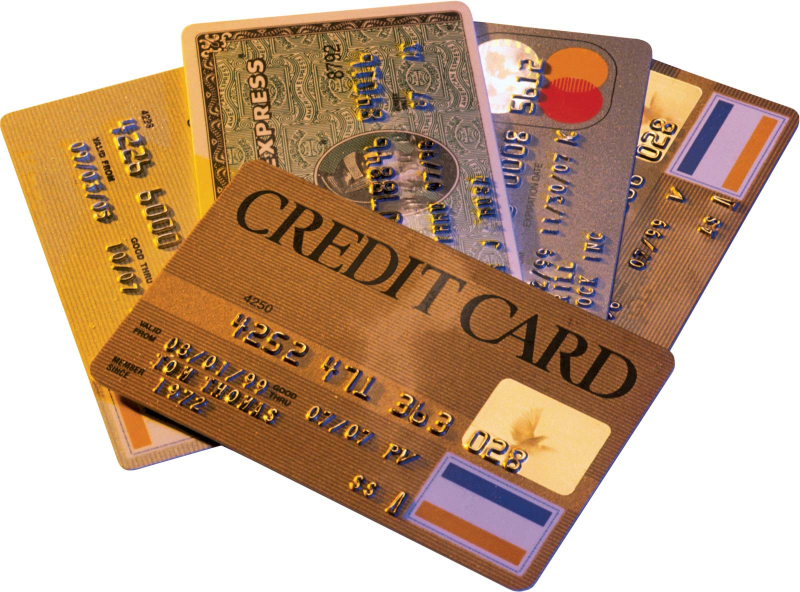
#> input picture Resources/Credit_cards.jpg, 1600 x 1183 px, given in place of the camera (shown at 1/2 size)
$ python project1.py
#> lines starting #> are read from the running program, lines starting #| are printed output that depends on the picture; after the words box and inside, x2 and y2 are one past the last pixel; in counts of white or black regions, pixels touching at a corner belong together
#> further down, img is the input picture: shape (1183, 1600, 3); mean B, G, R 137.3, 162.3, 192.2
############ Virtual Paint ###################

import cv2
import numpy as np

frameWidth = 1980
frameHeight = 1080
cap = cv2.VideoCapture(0)
cap.set(3,640)
cap.set(4,480)
cap.set(10,150)


myColors = [[114,48,91,142,255,255], # purple
            [106,78,156,130,255,255], # blue
            [16,149,141,179,255,255], # yellow
            [0,132,126,9,255,255]] # red


myColorValues = [[102,0,0],
                 [204,0,0],
                 [0,255,255],
                 [0,0,255]]


myPoints = []    # [x, y, colorId]


def findColor(img,myColors,myColorValues):
    imgHSV = cv2.cvtColor(img, cv2.COLOR_BGR2HSV)
#> imgHSV: shape (1183, 1600, 3); mean H, S, V 21.5, 94.6, 193.9
    count = 0
    newPoints = []
    for color in myColors:
        lower = np.array(color[0:3])
        upper = np.array(color[3:6])
        mask = cv2.inRange(imgHSV, lower, upper)
        x,y = getContours(mask)
        cv2.circle(imgResult,(x,y),10,myColorValues[count],cv2.FILLED)
        if x!=0 and y!=0:
            newPoints.append([x,y,count])
        count +=1
#> this loop made 4 passes
#> (x, y) on passes 1 to 4: (1410, 202), (0, 0), (217, 82), (1141, 156)
#> pass 1, in findColor, `mask = cv2.inRange(imgHSV, lower, upper)`:
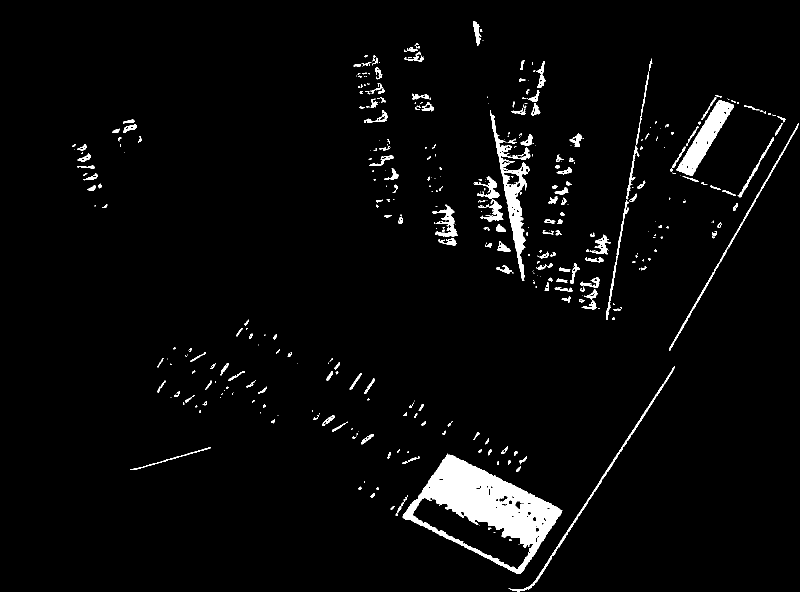
#> mask: shape (1183, 1600) (shown at 1/2 size); 3.4% white; 426 white regions (223 under 20 px), largest, box (x1, y1, x2, y2) and area: (805, 907, 1125, 1148) 27152, (980, 220, 1061, 562) 5755, (1353, 200, 1467, 352) 5321
#> pass 2, in findColor, `mask = cv2.inRange(imgHSV, lower, upper)`:
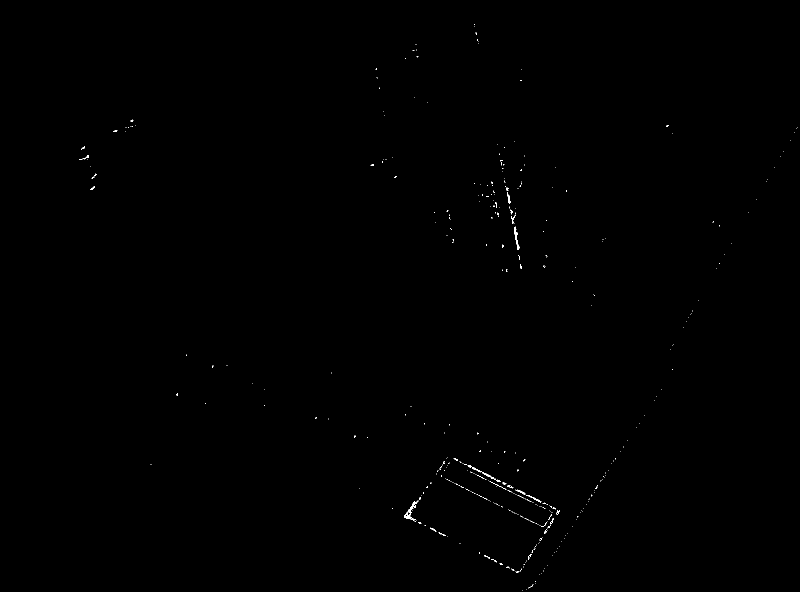
#> mask: shape (1183, 1600) (shown at 1/2 size); 0.14% white in thin lines or dots, all inside (x1, y1, x2, y2) = (159, 48, 1595, 1182)
#> pass 3, in findColor, `mask = cv2.inRange(imgHSV, lower, upper)`:
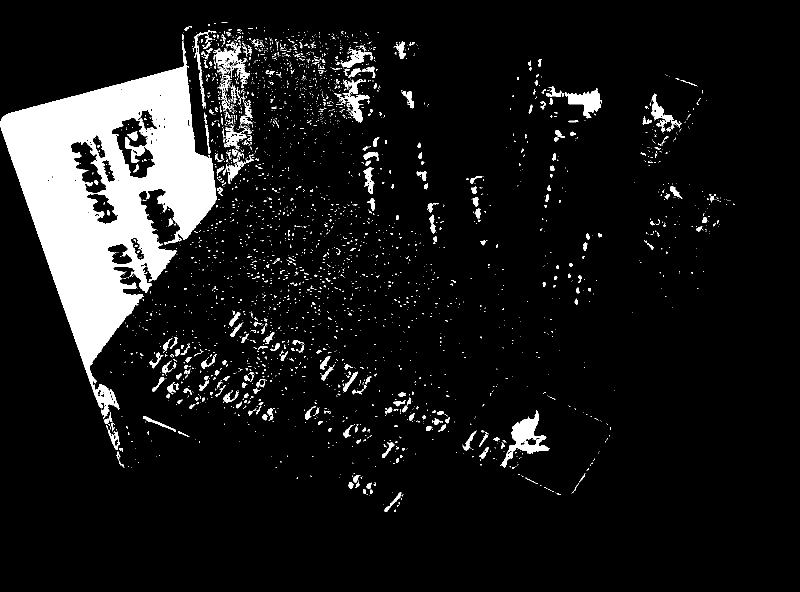
#> mask: shape (1183, 1600) (shown at 1/2 size); 9.2% white; 3108 white regions (2793 under 20 px), largest, box (x1, y1, x2, y2) and area: (1, 82, 433, 838) 128591, (1003, 820, 1099, 935) 3418, (1136, 177, 1202, 237) 2020
#> after the loop:
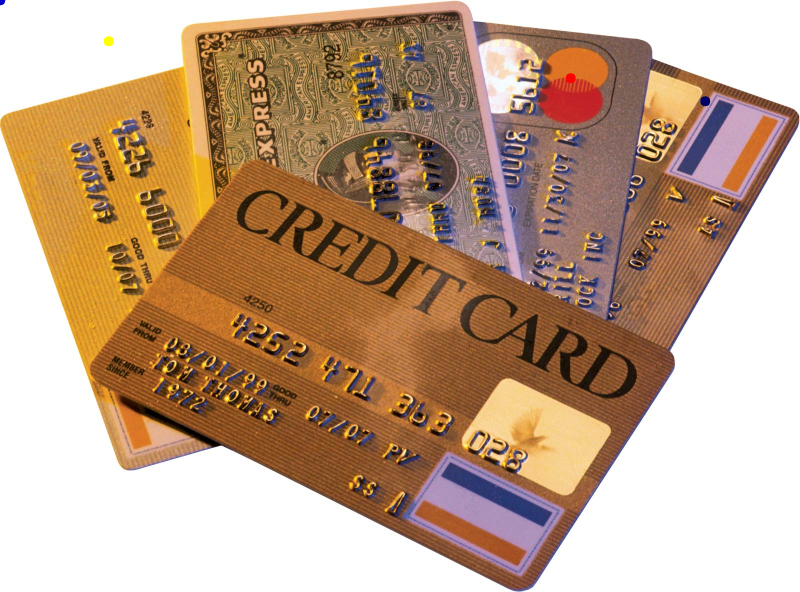
#> imgResult: shape (1183, 1600, 3) (shown at 1/2 size); 0.05% of pixels changed, all inside (x1, y1, x2, y2) = (0, 0, 1421, 213)
#> after the loop:
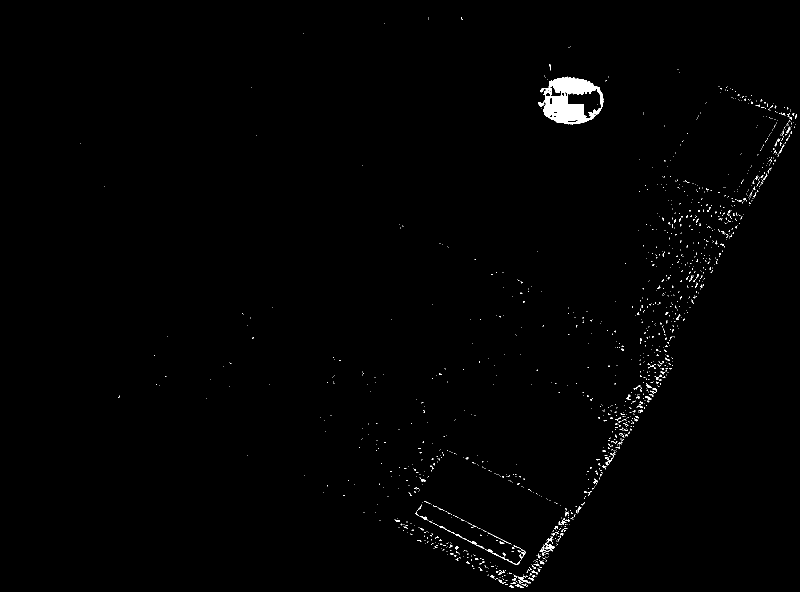
#> mask: shape (1183, 1600) (shown at 1/2 size); 0.77% white; 1403 white regions (1332 under 20 px), largest, box (x1, y1, x2, y2) and area: (1076, 153, 1207, 249) 6653, (1084, 1073, 1109, 1103) 212, (878, 1052, 969, 1098) 200
#> after the loop, count = 4; newPoints = [[1410, 202, 0], [217, 82, 2], [1141, 156, 3]]
        #cv2.imshow(str(color[0]),mask)
    return newPoints


def getContours(img):
    contours, hierarchy = cv2.findContours(img,
                                           cv2.RETR_EXTERNAL,
                                           cv2.CHAIN_APPROX_NONE)
    x,y,w,h = 0,0,0,0
    for cnt in contours:
        area = cv2.contourArea(cnt)
        if area>500:
            #cv2.drawContours(imgResult,cnt,-1,(255,0,0),3)
            peri = cv2.arcLength(cnt,True)
            approx = cv2.approxPolyDP(cnt,0.02*peri,True)
            x, y, w, h = cv2.boundingRect(approx)
    return x+w//2,y


def drawOnCanvas(myPoints,myColorValues):
    for point in myPoints:
        cv2.circle(imgResult,(point[0],point[1]),10,myColorValues[point[2]],cv2.FILLED)


while True:
    success, img = cap.read()
    imgResult = img.copy()
    newPoints = findColor(img,myColors,myColorValues)
#> newPoints = [[1410, 202, 0], [217, 82, 2], [1141, 156, 3]]

    if len(newPoints)!=0:
        for newP in newPoints:
            myPoints.append(newP)
#> this loop made 3 passes
#> after the loop, myPoints = [[1410, 202, 0], [217, 82, 2], [1141, 156, 3]]

    if len(myPoints)!=0:
        drawOnCanvas(myPoints,myColorValues)
#> the loop in drawOnCanvas, `for point in myPoints:` made 3 passes

    cv2.imshow("Result",imgResult)
    if cv2.waitKey(1) & 0xFF == ord('q'):
#> (key q is pressed here)
        break

$ run again, on Resources/saket_one.jpeg
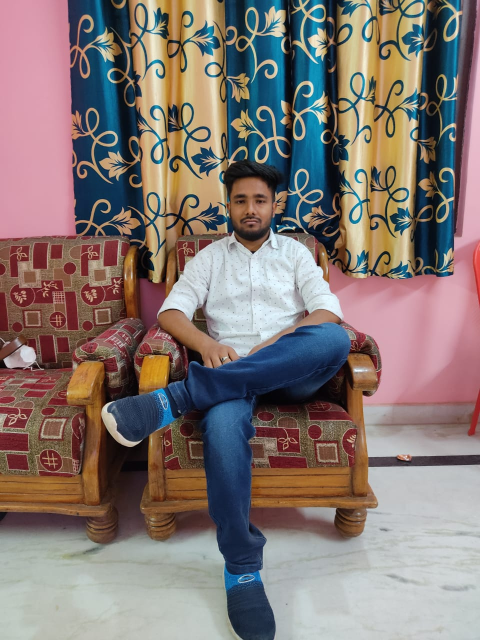
#> input picture Resources/saket_one.jpeg, 960 x 1280 px, given in place of the camera (shown at 1/2 size)
#> img is the input picture: shape (1280, 960, 3); mean B, G, R 115.6, 119.2, 131.9
#> imgHSV: shape (1280, 960, 3); mean H, S, V 78.7, 99.4, 147
#> the loop in findColor, `for color in myColors:` made 4 passes
#> (contours in getContours, x, y) on passes 1 to 2: (91 contours, all with area under 20, 0, 0), (48 contours, all with area under 20, 0, 0)
#> pass 1, in findColor, `mask = cv2.inRange(imgHSV, lower, upper)`:
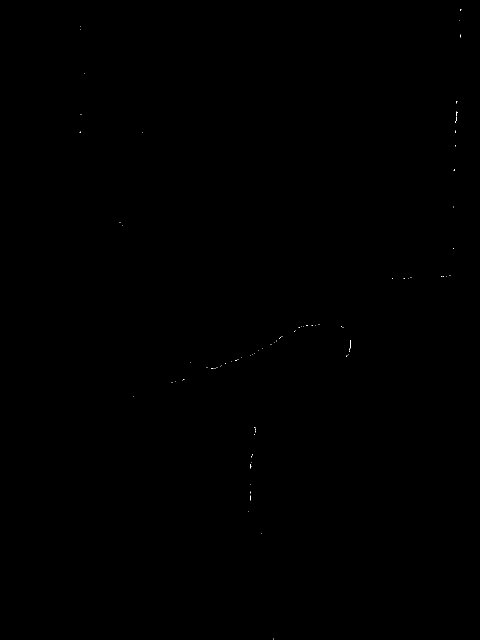
#> mask: shape (1280, 960) (shown at 1/2 size); 0.02% white in thin lines or dots, all inside (x1, y1, x2, y2) = (159, 18, 923, 1280)
#> after the loop in findColor, `for color in myColors:`:
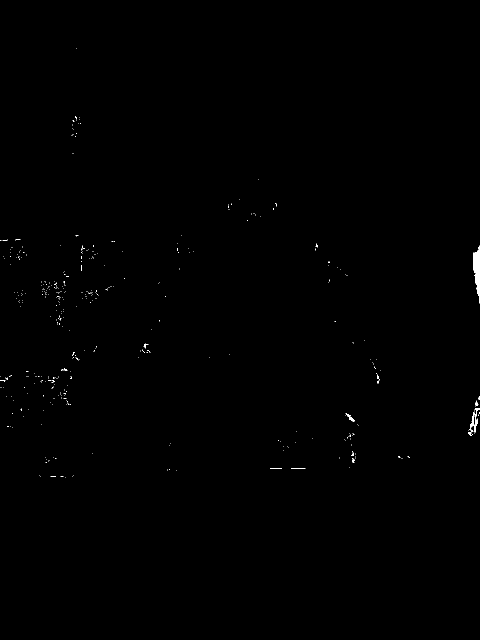
#> mask: shape (1280, 960) (shown at 1/2 size); 0.2% white; 433 white regions (423 under 20 px), largest, box (x1, y1, x2, y2) and area: (946, 491, 960, 607) 937, (939, 816, 960, 865) 307, (691, 827, 709, 843) 90
#> after the loop in findColor, `for color in myColors:`: count = 4; newPoints = [[953, 491, 3]]
#> the loop `for newP in newPoints:` made 1 pass
#> the loop in drawOnCanvas, `for point in myPoints:` made 1 pass
